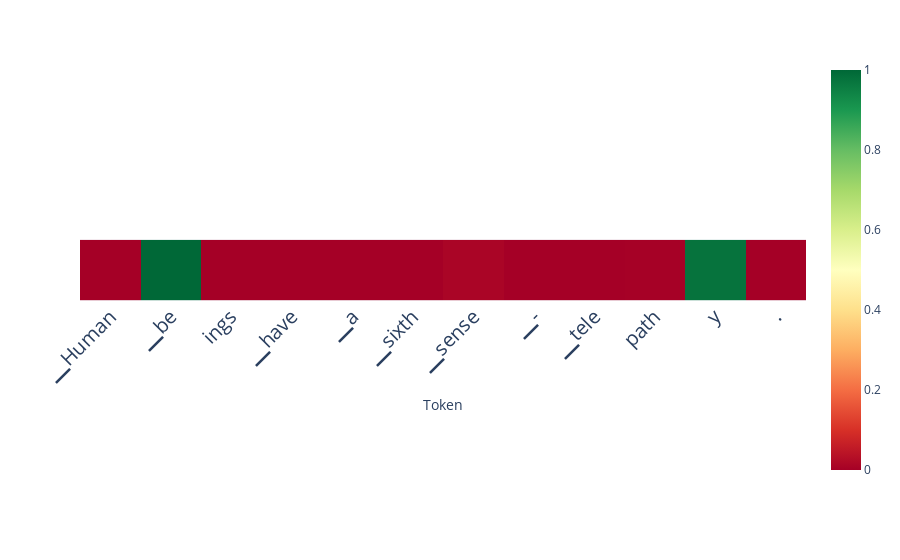

This figure's notebook cell:
### Code cell
# alternative: auto-aggregation
scores_per_token = ld.detect(output['projections'], aggregation_method='auto')
ld.plot_scores_per_token(scores_per_token, tokens, lastn_tokens_to_plot=max_new_tokens, detection_method='classifier')

### Figure 1 — Plotly figure (JSON) as saved in the notebook; plotly's stock layout.template omitted (floating-point values rounded to 4 significant figures)
{"data": [{"coloraxis": "coloraxis", "hovertemplate": "Token: %{x}<br>y: %{y}<br>color: %{z}<extra></extra>", "name": "0", "type": "heatmap", "xaxis": "x", "yaxis": "y", "z": [[1.323e-05, 0.9997, 4.603e-07, 7.227e-14, 4.655e-07, 0.000121, 0.01062, 2.772e-08, 0.0005391, 0.001237, 0.9769, 8.121e-09]]}], "layout": {"autosize": true, "coloraxis": {"cmax": 1, "cmin": 0, "colorscale": [[0, "rgb(165,0,38)"], [0.1, "rgb(215,48,39)"], [0.2, "rgb(244,109,67)"], [0.3, "rgb(253,174,97)"], [0.4, "rgb(254,224,139)"], [0.5, "rgb(255,255,191)"], [0.6, "rgb(217,239,139)"], [0.7, "rgb(166,217,106)"], [0.8, "rgb(102,189,99)"], [0.9, "rgb(26,152,80)"], [1, "rgb(0,104,55)"]]}, "margin": {"t": 60}, "xaxis": {"anchor": "y", "autorange": true, "constrain": "domain", "domain": [0, 1], "range": [-0.5, 11.5], "scaleanchor": "y", "tickangle": -45, "tickfont": {"size": 20}, "ticktext": ["▁Human", "▁be", "ings", "▁have", "▁a", "▁sixth", "▁sense", "▁-", "▁tele", "path", "y", "."], "tickvals": [0, 1, 2, 3, 4, 5, 6, 7, 8, 9, 10, 11], "title": {"text": "Token"}}, "yaxis": {"anchor": "x", "autorange": true, "constrain": "domain", "domain": [0.3561, 0.6439], "range": [0.5, -0.5], "showticklabels": false}}}
